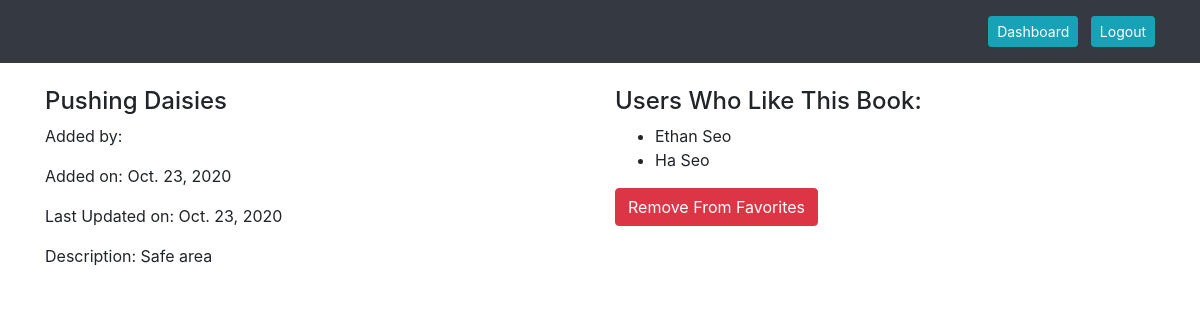
Screenshot of /books/2 (signed in) with the database file from the repository.
### favoritebooks_app/models.py (models this page shows)
class Book(models.Model):
    title = models.CharField(max_length=255)
    description = models.TextField()
    uploaded_by = models.ForeignKey(User, related_name="books_uploaded", on_delete=models.CASCADE)
    users_who_like = models.ManyToManyField(User, related_name="liked_books")
    created_at = models.DateField(auto_now_add=True)
    updated_at = models.DateField(auto_now=True)
    objects = BookManager()

class User(models.Model):
    first_name = models.CharField(max_length=40)
    last_name = models.CharField(max_length=40)
    email = models.CharField(max_length=50)
    password = models.TextField()
    created_at = models.DateTimeField(auto_now_add=True)
    updated_at = models.DateTimeField(auto_now=True)
    objects = UserManager()

### favoritebooks_app/views.py (the view)
# urls.py: path('books/<int:id>', views.show_book),
def show_book(request, id):
    if 'user_id' not in request.session:
        messages.error(request, "You need to register or log in!")
        return redirect('/')
    book_with_id = Book.objects.filter(id=id)
    if len(book_with_id) > 0:
        context = {
            'user': User.objects.get(id=request.session['user_id']),
            'book_uploader': Book.objects.first().uploaded_by,
            'book_likers': Book.objects.first().users_who_like.all(),
            'book': Book.objects.get(id=id)
        }
        return render(request, 'book_details.html', context)
    else:
        messages.error(request, "Book not found.")
        return redirect('/books')

### favoritebooks_app/templates/book_details.html (shortened to what this page needs)
<!DOCTYPE html>
<html lang="en">
<head>
    <link rel="stylesheet" href="https://cdn.jsdelivr.net/npm/bootstrap@4.5.3/dist/css/bootstrap.min.css"
>
    {% load static %}
    <link rel="stylesheet" href="{% static 'style.css' %}">
</head>
<body>
    <nav class="navbar navbar-expand-lg navbar-dark bg-dark">
        <div class="container">
            <div class="collapse navbar-collapse" id="navbarText">
                <span class="navbar-text">
                    <a href="/books" role="button" class="btn btn-sm btn-info ml-2 text-white">Dashboard</a>
                    <a href="/logout" role="button" class="btn btn-sm btn-info ml-2 text-white">Logout</a>
                </span>
            </div>
        </div>
    </nav>
    <div class="container my-4">
        <div class="row">
            <div class="col-6">
                {% if book.uploaded_by.id != request.session.user_id %}
                <h4>{{book.title}}</h4>
                <p>Added by: {{book.creator.first_name}} {{book.creator.last_name}}</p>
                <p>Added on: {{book.created_at}}</p>
                <p>Last Updated on: {{book.updated_at}}</p>
                <p>Description: {{book.description}}</p>
                {% endif %}
            </div>
            <div class="col-6">
                <h4>Users Who Like This Book: </h4>
                <ul>
                    {% for fav_user in book.users_who_like.all %}
                    <li>{{fav_user.first_name}} {{fav_user.last_name}}</li>
                    {% endfor %}
                </ul>
                {% if user in book.users_who_like.all %}
                <a href="/books/unfavorite/{{book.id}}" role="button" class="btn btn-danger">Remove From Favorites</a>
                {% else %}
                <a href="/books/favorite/{{book.id}}" role="button" class="btn btn-warning">Add to Favorites</a>
                {% endif %}
            </div>
        </div>
    </div>
</body>
</html>

### rows the page displays
Book: title "Pushing Daisies", created_at "Oct. 23, 2020", updated_at "Oct. 23, 2020", description "Safe area"
User: first_name "Ethan", last_name "Seo"
User: first_name "Ha", last_name "Seo"
